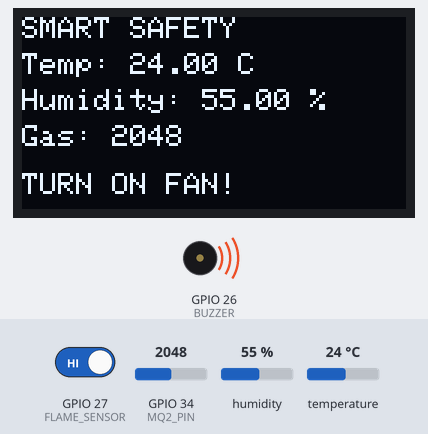
Simulated run of this sketch. Board: ESP32. Parts: 128×64 one-colour display, buzzer (waves = sounding, pin HIGH). The test bench sets the inputs (shaded band); at power-on: GPIO 34 (MQ2_PIN) = 2048, GPIO 27 (FLAME_SENSOR) HIGH, humidity 55 %, temperature 24 °C. What the sketch prints to the serial monitor is not drawn.

Above: at 3.2 s.
3.3 s: GPIO 34 (MQ2_PIN) set to 1555
At 5.3 s:
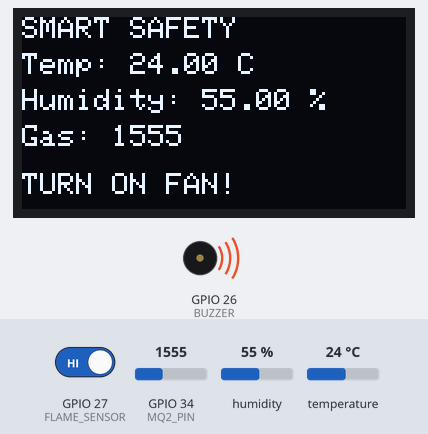
5.6 s: GPIO 34 (MQ2_PIN) set to 1466
At 7.4 s:
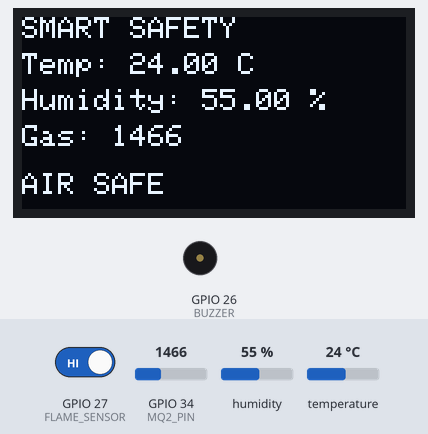
7.7 s: GPIO 27 (FLAME_SENSOR) driven LOW
At 9.3 s:
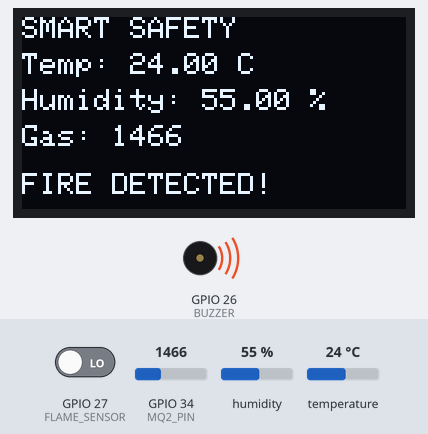
9.8 s: humidity set to 22 %
At 11.3 s:
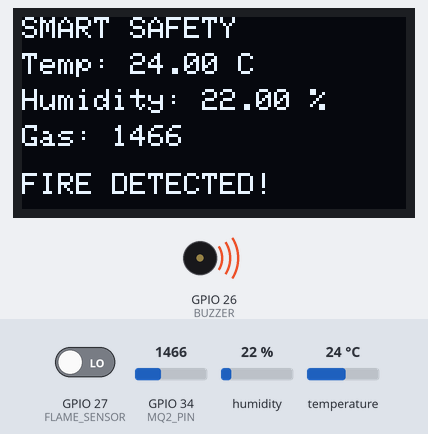
11.9 s: temperature set to 12 °C
At 13.1 s:
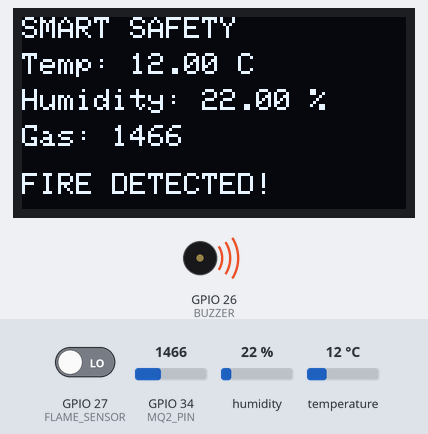
13.9 s: GPIO 27 (FLAME_SENSOR) driven HIGH
At 15.0 s:
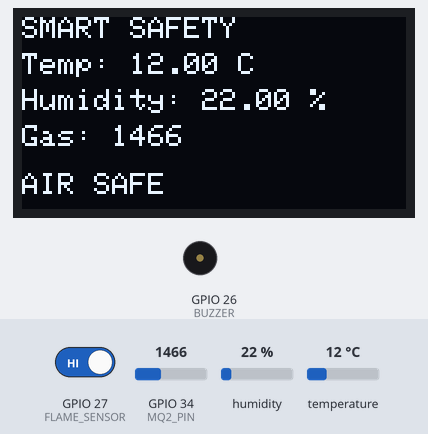
Timing chart, 0 to 16.9 s (numbered marks = the images above; inputs shaded):
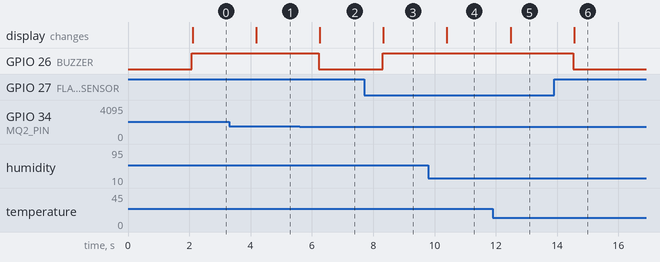

The sketch:

smart_gas_detection.ino
```cpp
#include <Wire.h>
#include <Adafruit_GFX.h>
#include <Adafruit_SSD1306.h>
#include "DHT.h"

// OLED SETTINGS
#define SCREEN_WIDTH 128
#define SCREEN_HEIGHT 64

Adafruit_SSD1306 display(SCREEN_WIDTH, SCREEN_HEIGHT, &Wire, -1);

// SENSOR PINS
#define MQ2_PIN 34
#define BUZZER 26
#define FLAME_SENSOR 27

// DHT11 SETTINGS
#define DHTPIN 4
#define DHTTYPE DHT11

DHT dht(DHTPIN, DHTTYPE);

void setup() {

  Serial.begin(115200);

  // PIN MODES
  pinMode(BUZZER, OUTPUT);
  pinMode(FLAME_SENSOR, INPUT);

  // START DHT
  dht.begin();

  // START OLED
  Wire.begin(21, 22);

  if(!display.begin(SSD1306_SWITCHCAPVCC, 0x3C)) {

    Serial.println("OLED FAILED");

    while(true);
  }

  // START SCREEN
  display.clearDisplay();

  display.setTextSize(1);

  display.setTextColor(SSD1306_WHITE);

  display.setCursor(10,10);
  display.println("SMART SAFETY");

  display.setCursor(10,25);
  display.println("SYSTEM");

  display.display();

  delay(2000);
}

void loop() {

  // READ VALUES
  int gasValue = analogRead(MQ2_PIN);

  int flameValue = digitalRead(FLAME_SENSOR);

  float temperature = dht.readTemperature();

  float humidity = dht.readHumidity();

  // SERIAL MONITOR
  Serial.print("Gas Value: ");
  Serial.println(gasValue);

  Serial.print("Temperature: ");
  Serial.println(temperature);

  Serial.print("Humidity: ");
  Serial.println(humidity);

  // OLED DISPLAY
  display.clearDisplay();

  display.setTextSize(1);

  display.setCursor(0,0);
  display.println("SMART SAFETY");

  display.setCursor(0,12);
  display.print("Temp: ");
  display.print(temperature);
  display.println(" C");

  display.setCursor(0,24);
  display.print("Humidity: ");
  display.print(humidity);
  display.println(" %");

  display.setCursor(0,36);
  display.print("Gas: ");
  display.println(gasValue);

  // FIRE DETECTION
  if(flameValue == LOW) {

    digitalWrite(BUZZER, HIGH);

    display.setCursor(0,52);
    display.println("FIRE DETECTED!");
  }

  // GAS DETECTION
  else if(gasValue > 1500) {

    digitalWrite(BUZZER, HIGH);

    display.setCursor(0,52);
    display.println("TURN ON FAN!");
  }

  // SAFE CONDITION
  else {

    digitalWrite(BUZZER, LOW);

    display.setCursor(0,52);
    display.println("AIR SAFE");
  }

  display.display();

  delay(1000);
}
```

Measured:
- the behaviour switches between 1501 and 1500 on GPIO 34 (MQ2_PIN) (found by bisection; images 1 and 2)
- after the input at 3.3 s, the display: changes after 0.88 s (image 1)
- after the input at 5.6 s, GPIO 26 (BUZZER): HIGH → LOW after 0.63 s; the display: changes after 0.66 s (image 2)
- after the input at 7.7 s, GPIO 26 (BUZZER): LOW → HIGH after 0.61 s; the display: changes after 0.63 s (image 3)
- after the input at 9.8 s, the display: changes after 0.61 s (image 4)
- after the input at 11.9 s, the display: changes after 0.58 s (image 5)
- after the input at 13.9 s, GPIO 26 (BUZZER): HIGH → LOW after 0.63 s; the display: changes after 0.66 s (image 6)
